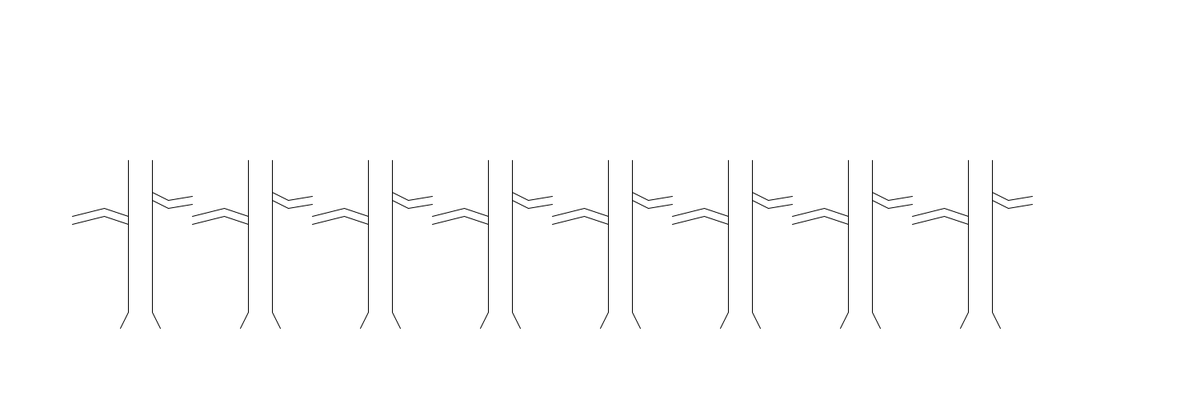
Frame 1 (no input)
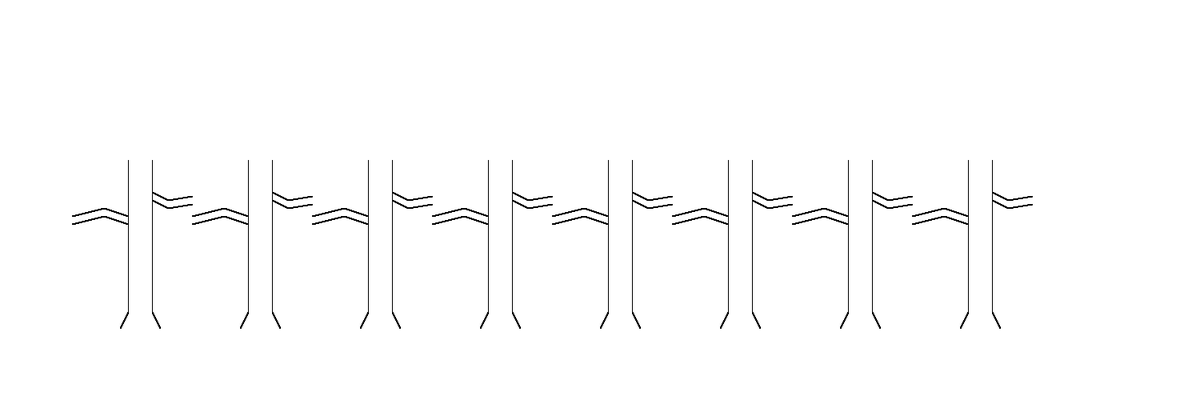
Frame 60 (the mouse pressed at the canvas centre just before this capture)
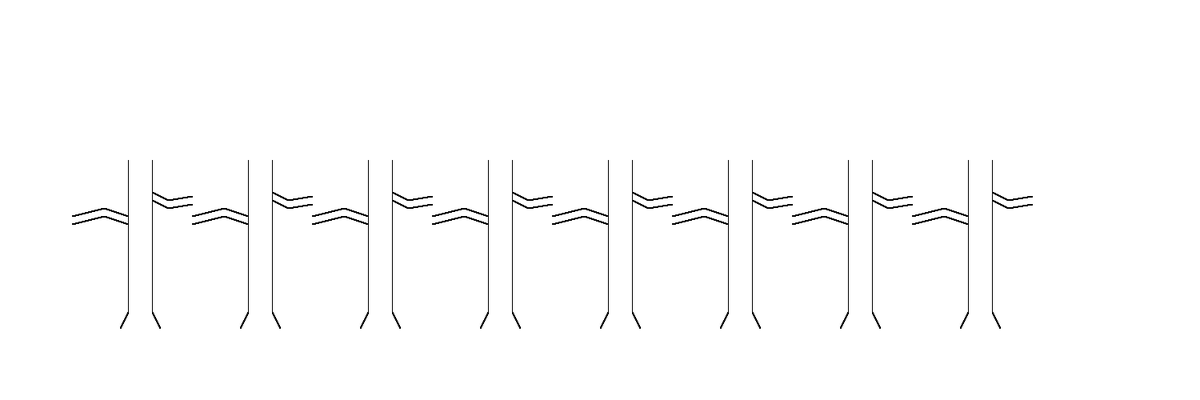
Frame 120 (the mouse held since frame 60 and released just before this capture)

The Processing sketch that drew these frames (run headless with seeded random() and noise(); from frame 60 on, the mouse is pressed at the canvas centre):

// Processing sketch: H9_10
// ── H9_10.pde
void setup(){
 background(255,255,255);
 size(1500,500);
}


void draw(){
  Bos(1);
}

void Bos(int Grootte){
 if(Grootte > 0){
   Boom(1);
   Boom(2);
   Boom(3);
   Boom(4);
   Boom(5);
   Boom(6);
   Boom(7);
   Boom(8);
 }else{
   println("Geen bos");
 }
}
void Boom(int Aantal){
  fill(0,0,0);
  line(Aantal * 150,410,10 + (Aantal * 150),390);
  line(50 + (Aantal * 150),410,40 + (Aantal * 150),390);
  line(10 + (Aantal * 150),390,10 + (Aantal * 150),200);
  line(40 + (Aantal * 150),390,40 + (Aantal * 150),200);
  line(10 + (Aantal * 150),270,-20 + (Aantal * 150),260);
  line(10 + (Aantal * 150),280,-20 + (Aantal * 150),270);
  line(-20 + (Aantal * 150),270,-60 + (Aantal * 150),280);
  line(-20 + (Aantal * 150),260,-60 + (Aantal * 150),270);
  line(40 + (Aantal * 150),240,60 + (Aantal * 150),250);
  line(40 + (Aantal * 150),250,60 + (Aantal * 150),260);
  line(60 + (Aantal * 150),250,90 + (Aantal * 150),245);
  line(60 + (Aantal * 150),260,90 + (Aantal * 150),255);
}
